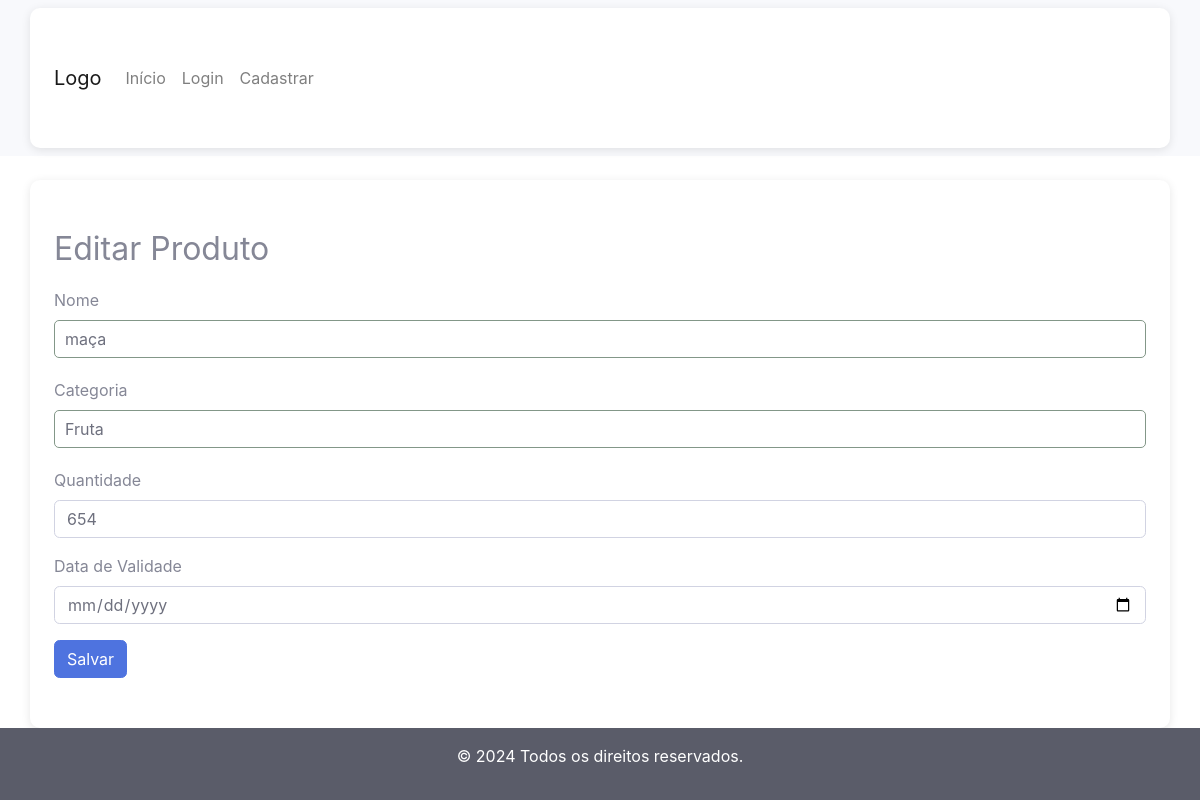
/produtos/editar/20/, run on the app's committed database.
### core/models.py (models this page shows, shortened)
class Produto(models.Model):
    nome = models.CharField(max_length=100)
    categoria = models.ForeignKey('Categoria', on_delete=models.CASCADE)
    quantidade = models.IntegerField()
    data_validade = models.DateField()
    is_deleted = models.BooleanField(default=False)  # Campo para marcar produtos excluídos

class Categoria(models.Model):
    nome = models.CharField(max_length=100)

### core/views.py (the view, shortened to what this page needs)
# urls.py: path('produtos/editar/<int:id>/', editar_produto, name='editar_produto'),
def editar_produto(request, id):
    produto = get_object_or_404(Produto, id=id)
    categorias = Categoria.objects.all()
    return render(request, 'editar_produto.html', {'produto': produto, 'categorias': categorias})

### core/templates/editar_produto.html (shortened to what this page needs)
{% extends 'modelo.html' %}
{% block conteudo %}
<div class="container mt-4">
    <h2>Editar Produto</h2>
    <form method="POST">
        <div class="form-group">
            <label for="id_nome">Nome</label>
            <input type="text" name="nome" id="id_nome" class="form-control" value="{{ produto.nome }}" required>
        </div>
        <div class="form-group">
            <label for="id_categoria">Categoria</label>
            <input type="text" name="categoria" id="id_categoria" class="form-control" value="{{ produto.categoria.nome }}" required>
        </div>
        <div class="form-group">
            <label for="id_quantidade">Quantidade</label>
            <input type="number" name="quantidade" id="id_quantidade" class="form-control" value="{{ produto.quantidade }}" required>
        </div>
        <div class="form-group">
            <label for="id_data_validade">Data de Validade</label>
            <input type="date" name="data_validade" id="id_data_validade" class="form-control" value="{{ produto.data_validade }}" required>
        </div>
        <button type="submit" class="btn btn-primary">Salvar</button>
    </form>
</div>
{% endblock %}

### static/css/style.css (style rules this page uses)
:root { --dark-green: #042a2bff; --cambridge-blue: #839788ff; --thistle: #dec5e3ff; --azul: #296eb4ff; --tea-green: #f4f9f4; }
body { background-color: var(--tea-green); font-family: 'Arial', sans-serif; color: var(--dark-green); line-height: 1.6; margin: 0; padding: 0; }
.container { max-width: 800px; margin: 0 auto; padding: 50px 20px; background-color: white; border-radius: 10px; box-shadow: 0 2px 10px rgba(0, 0, 0, 0.1); }
form { margin-top: 20px; }
input[type="text"], input[type="password"] { width: 100%; padding: 10px; margin-bottom: 20px; border: 1px solid var(--cambridge-blue); border-radius: 5px; font-size: 1rem; }

### data on the page
Produto: nome "maça", categoria "Fruta", quantidade "654"
